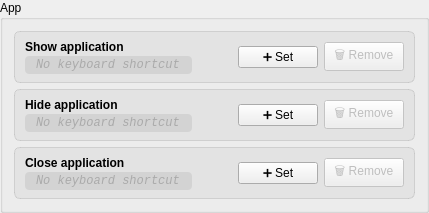
             <widget class="QGroupBox" name="groupBox_app">
              <property name="title">
               <string>App</string>
              </property>
              <layout class="QVBoxLayout" name="verticalLayout_7">
               <property name="spacing">
                <number>6</number>
               </property>
               <item>
                <widget class="QFrame" name="frame_show">
                 <property name="sizePolicy">
                  <sizepolicy hsizetype="Preferred" vsizetype="Preferred">
                   <horstretch>0</horstretch>
                   <verstretch>0</verstretch>
                  </sizepolicy>
                 </property>
                 <property name="styleSheet">
                  <string notr="true">QFrame#frame_show {
  background-color: rgba(127, 127, 127, 20);
  border: 1px solid rgba(127, 127, 127, 60);
  border-radius: 6px;
}</string>
                 </property>
                 <property name="frameShape">
                  <enum>QFrame::Shape::StyledPanel</enum>
                 </property>
                 <layout class="QHBoxLayout" name="horizontalLayout_9">
                  <property name="leftMargin">
                   <number>10</number>
                  </property>
                  <property name="topMargin">
                   <number>8</number>
                  </property>
                  <property name="rightMargin">
                   <number>10</number>
                  </property>
                  <property name="bottomMargin">
                   <number>8</number>
                  </property>
                  <item>
                   <layout class="QVBoxLayout" name="verticalLayout_9">
                    <property name="spacing">
                     <number>2</number>
                    </property>
                    <item>
                     <widget class="QLabel" name="label_show_shortcut_title">
                      <property name="styleSheet">
                       <string notr="true">font-weight: 600;</string>
                      </property>
                      <property name="text">
                       <string>Show application</string>
                      </property>
                     </widget>
                    </item>
                    <item>
                     <widget class="QLabel" name="label_show_shortcut_value">
                      <property name="styleSheet">
                       <string notr="true">color: #aaa; font-style: italic; font-family: monospace; background-color: rgba(127, 127, 127, 40); border-radius: 4px; padding: 2px 8px;</string>
                      </property>
                      <property name="text">
                       <string>No keyboard shortcut</string>
                      </property>
                     </widget>
                    </item>
                   </layout>
                  </item>
                  <item>
                   <spacer name="horizontalSpacer_2">
                    <property name="orientation">
                     <enum>Qt::Orientation::Horizontal</enum>
                    </property>
                    <property name="sizeHint" stdset="0">
                     <size>
                      <width>40</width>
                      <height>20</height>
                     </size>
                    </property>
                   </spacer>
                  </item>
                  <item>
                   <widget class="QPushButton" name="pushButton_show_shortcut_set">
                    <property name="sizePolicy">
                     <sizepolicy hsizetype="Maximum" vsizetype="Fixed">
                      <horstretch>0</horstretch>
                      <verstretch>0</verstretch>
                     </sizepolicy>
                    </property>
                    <property name="text">
                     <string>➕ Set</string>
                    </property>
                   </widget>
                  </item>
                  <item>
                   <widget class="QPushButton" name="pushButton_show_shortcut_remove">
                    <property name="enabled">
                     <bool>false</bool>
                    </property>
                    <property name="sizePolicy">
                     <sizepolicy hsizetype="Fixed" vsizetype="Fixed">
                      <horstretch>0</horstretch>
                      <verstretch>0</verstretch>
                     </sizepolicy>
                    </property>
                    <property name="minimumSize">
                     <size>
                      <width>32</width>
                      <height>0</height>
                     </size>
                    </property>
                    <property name="toolTip">
                     <string>Remove shortcut</string>
                    </property>
                    <property name="text">
                     <string>🗑️ Remove</string>
                    </property>
                   </widget>
                  </item>
                 </layout>
                </widget>
               </item>
               <item>
                <widget class="QFrame" name="frame_hide">
                 <property name="sizePolicy">
                  <sizepolicy hsizetype="Preferred" vsizetype="Preferred">
                   <horstretch>0</horstretch>
                   <verstretch>0</verstretch>
                  </sizepolicy>
                 </property>
                 <property name="styleSheet">
                  <string notr="true">QFrame#frame_hide {
  background-color: rgba(127, 127, 127, 20);
  border: 1px solid rgba(127, 127, 127, 60);
  border-radius: 6px;
}</string>
                 </property>
                 <property name="frameShape">
                  <enum>QFrame::Shape::StyledPanel</enum>
                 </property>
                 <layout class="QHBoxLayout" name="horizontalLayout_2">
                  <property name="leftMargin">
                   <number>10</number>
                  </property>
                  <property name="topMargin">
                   <number>8</number>
                  </property>
                  <property name="rightMargin">
                   <number>10</number>
                  </property>
                  <property name="bottomMargin">
                   <number>8</number>
                  </property>
                  <item>
                   <layout class="QVBoxLayout" name="verticalLayout_10">
                    <property name="spacing">
                     <number>2</number>
                    </property>
                    <item>
                     <widget class="QLabel" name="label_hide_shortcut_title">
                      <property name="styleSheet">
                       <string notr="true">font-weight: 600;</string>
                      </property>
                      <property name="text">
                       <string>Hide application</string>
                      </property>
                     </widget>
                    </item>
                    <item>
                     <widget class="QLabel" name="label_hide_shortcut_value">
                      <property name="styleSheet">
                       <string notr="true">color: #aaa; font-style: italic; font-family: monospace; background-color: rgba(127, 127, 127, 40); border-radius: 4px; padding: 2px 8px;</string>
                      </property>
                      <property name="text">
                       <string>No keyboard shortcut</string>
                      </property>
                     </widget>
                    </item>
                   </layout>
                  </item>
                  <item>
                   <spacer name="horizontalSpacer_3">
                    <property name="orientation">
                     <enum>Qt::Orientation::Horizontal</enum>
                    </property>
                    <property name="sizeHint" stdset="0">
                     <size>
                      <width>40</width>
                      <height>20</height>
                     </size>
                    </property>
                   </spacer>
                  </item>
                  <item>
                   <widget class="QPushButton" name="pushButton_hide_shortcut_set">
                    <property name="sizePolicy">
                     <sizepolicy hsizetype="Maximum" vsizetype="Fixed">
                      <horstretch>0</horstretch>
                      <verstretch>0</verstretch>
                     </sizepolicy>
                    </property>
                    <property name="text">
                     <string>➕ Set</string>
                    </property>
                   </widget>
                  </item>
                  <item>
                   <widget class="QPushButton" name="pushButton_hide_shortcut_remove">
                    <property name="enabled">
                     <bool>false</bool>
                    </property>
                    <property name="sizePolicy">
                     <sizepolicy hsizetype="Fixed" vsizetype="Fixed">
                      <horstretch>0</horstretch>
                      <verstretch>0</verstretch>
                     </sizepolicy>
                    </property>
                    <property name="minimumSize">
                     <size>
                      <width>32</width>
                      <height>0</height>
                     </size>
                    </property>
                    <property name="toolTip">
                     <string>Remove shortcut</string>
                    </property>
                    <property name="text">
                     <string>🗑️ Remove</string>
                    </property>
                   </widget>
                  </item>
                 </layout>
                </widget>
               </item>
               <item>
                <widget class="QFrame" name="frame_close">
                 <property name="sizePolicy">
                  <sizepolicy hsizetype="Preferred" vsizetype="Preferred">
                   <horstretch>0</horstretch>
                   <verstretch>0</verstretch>
                  </sizepolicy>
                 </property>
                 <property name="styleSheet">
                  <string notr="true">QFrame#frame_close {
  background-color: rgba(127, 127, 127, 20);
  border: 1px solid rgba(127, 127, 127, 60);
  border-radius: 6px;
}</string>
                 </property>
                 <property name="frameShape">
                  <enum>QFrame::Shape::StyledPanel</enum>
                 </property>
                 <layout class="QHBoxLayout" name="horizontalLayout_8">
                  <property name="leftMargin">
                   <number>10</number>
                  </property>
                  <property name="topMargin">
                   <number>8</number>
                  </property>
                  <property name="rightMargin">
                   <number>10</number>
                  </property>
                  <property name="bottomMargin">
                   <number>8</number>
                  </property>
                  <item>
                   <layout class="QVBoxLayout" name="verticalLayout_11">
                    <property name="spacing">
                     <number>2</number>
                    </property>
                    <item>
                     <widget class="QLabel" name="label_close_shortcut_title">
                      <property name="styleSheet">
                       <string notr="true">font-weight: 600;</string>
                      </property>
                      <property name="text">
                       <string>Close application</string>
                      </property>
                     </widget>
                    </item>
                    <item>
                     <widget class="QLabel" name="label_close_shortcut_value">
                      <property name="styleSheet">
                       <string notr="true">color: #aaa; font-style: italic; font-family: monospace; background-color: rgba(127, 127, 127, 40); border-radius: 4px; padding: 2px 8px;</string>
                      </property>
                      <property name="text">
                       <string>No keyboard shortcut</string>
                      </property>
                     </widget>
                    </item>
                   </layout>
                  </item>
                  <item>
                   <spacer name="horizontalSpacer_4">
                    <property name="orientation">
                     <enum>Qt::Orientation::Horizontal</enum>
                    </property>
                    <property name="sizeHint" stdset="0">
                     <size>
                      <width>40</width>
                      <height>20</height>
                     </size>
                    </property>
                   </spacer>
                  </item>
                  <item>
                   <widget class="QPushButton" name="pushButton_close_shortcut_set">
                    <property name="sizePolicy">
                     <sizepolicy hsizetype="Maximum" vsizetype="Fixed">
                      <horstretch>0</horstretch>
                      <verstretch>0</verstretch>
                     </sizepolicy>
                    </property>
                    <property name="text">
                     <string>➕ Set</string>
                    </property>
                   </widget>
                  </item>
                  <item>
                   <widget class="QPushButton" name="pushButton_close_shortcut_remove">
                    <property name="enabled">
                     <bool>false</bool>
                    </property>
                    <property name="sizePolicy">
                     <sizepolicy hsizetype="Fixed" vsizetype="Fixed">
                      <horstretch>0</horstretch>
                      <verstretch>0</verstretch>
                     </sizepolicy>
                    </property>
                    <property name="minimumSize">
                     <size>
                      <width>32</width>
                      <height>0</height>
                     </size>
                    </property>
                    <property name="toolTip">
                     <string>Remove shortcut</string>
                    </property>
                    <property name="text">
                     <string>🗑️ Remove</string>
                    </property>
                   </widget>
                  </item>
                 </layout>
                </widget>
               </item>
              </layout>
             </widget>
